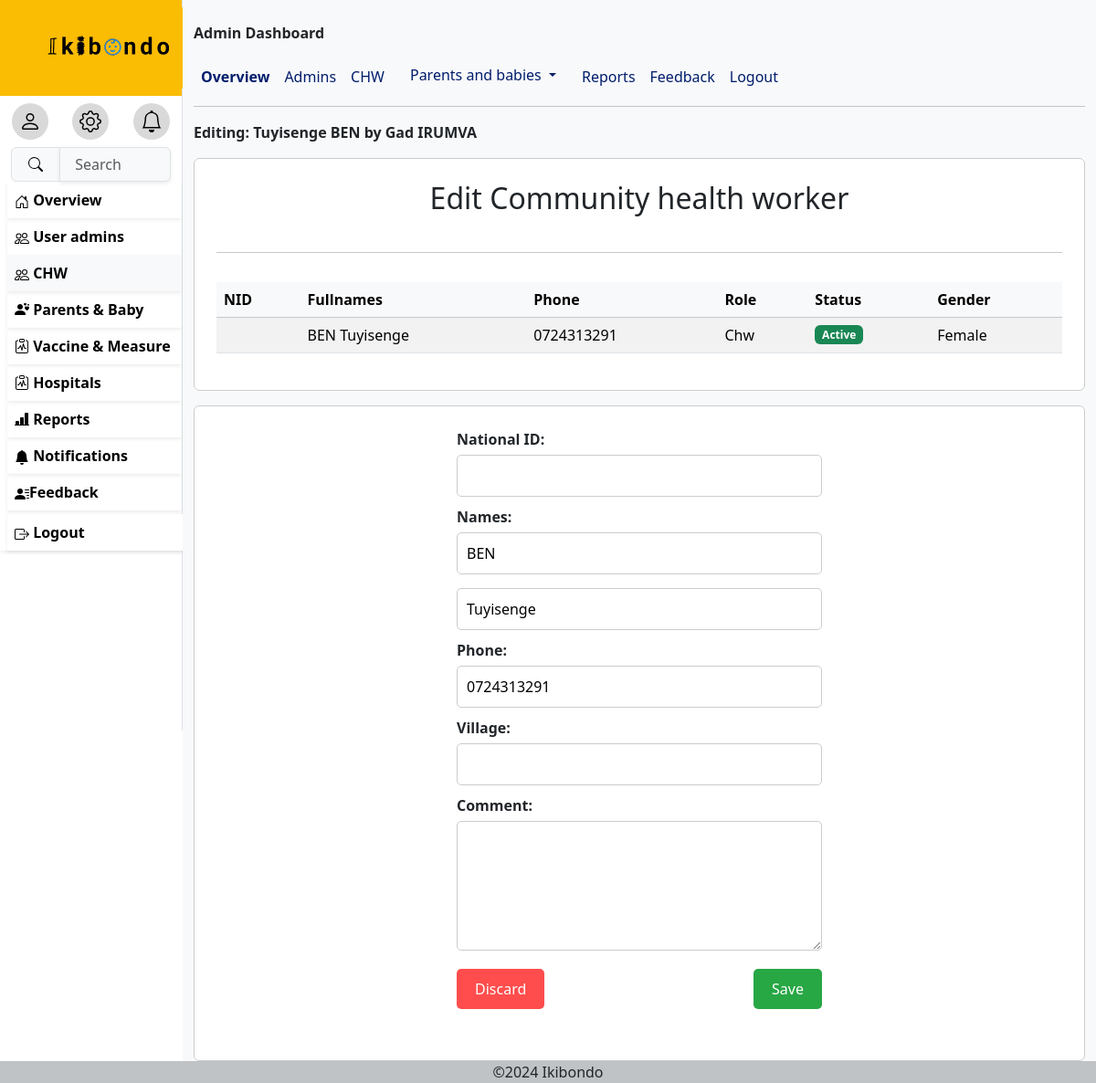
/0724313291 (signed in), run on the app's committed database.
### ikibondoapp/models.py (models this page shows, shortened)
class Myuser(AbstractUser):
    ROLE_CHOICES = [
        ('Nurse', 'Nurse'),
        ('Superadmin', 'Superadmin'),
        ('Chw', 'Chw'),
        ('Parent', 'Parent'),
    ]
    GENDER_CHOICES = [
        ('Male', 'Male'),
        ('Female', 'Female'),
    ]
    username=None
    phone_number=models.CharField(max_length=10,validators=[
            RegexValidator(
                regex=r'^\d{10}$',
                message="Phone number must be 10 digits long.",
                code='invalid_phone_number'
            )
            ],
        unique=True)
    email=models.EmailField(unique=True,blank=True)
    role=models.CharField(choices=[('Nurse','Nurse'),('Superadmin','Superadmin'),('Chw','Chw'),('Parent','Parent')],max_length=50)
    gender= models.CharField(choices=[('Male','Male'),('Female','Female')],max_length=20)
    Age= models.PositiveIntegerField(null=True,validators=[
            RegexValidator(
                regex=r'^\d{2}$',
                message="age must be 2 digits long.",
                code='invalid_age_value'
            )
            ])
    need_password_change=models.BooleanField(default=True)
    USERNAME_FIELD='phone_number'
    REQUIRED_FIELDS=['email']
    object=CustomUserManager()

### ikibondoapp/views.py (the view)
# urls.py: path('<str:phone>',userdetail,name='userdetail'),
@login_required
def userdetail(request,phone):
    user=request.user
    editx = get_object_or_404(Myuser, phone_number=phone)
    if request.method=='POST':
        return render(request,'userdetails.html',{'user':user,'editx':editx})
    return render(request,'userdetails.html',{'user':user,'editx':editx})

### TEMPLATES/userdetails.html (shortened to what this page needs)
{% extends 'base.html'%}
{% block menu%}
<a href="{% url 'useradmin' %}" class="remove">
    <div class="p-2 ms-2 shadow-sm fw-bold hovs">
      Overview</div>
   </a>
   {%if user.role == 'Superadmin'%}
   <a href="{% url 'admins'%}" class="remove">
    <div class="p-2 ms-2 shadow-sm fw-bold hovs">
      User admins
     </div>
   </a>
   {%endif%}
   {% if user.role == 'Superadmin' or user.role == 'Nurse'%}
   <a href="{% url 'chw'%}" class="remove">
    <div class="p-2 ms-2 shadow-sm fw-bold bg-light hovs">
      CHW
     </div>
   </a>
   {%endif%}
   <a href="{% url 'parents' %}" class="remove hovs">
    <div class="p-2  ms-2 shadow-sm fw-bold hovs">
      <i class="bi bi-person-hearts"></i>
       Parents & Baby</div>
   </a>
   <a href="{% url 'vaccine' %}" class="remove">
    <div class="p-2 ms-2 shadow-sm fw-bold hovs">
      <i class="bi bi-clipboard-pulse"></i>
       Vaccine & Measure</div>
   </a>
   {% if user.role == 'Superadmin' or user.role == 'Nurse'%}
   <a href="{% url 'hospitals' %}" class="remove">
    <div class="p-2 ms-2 shadow-sm fw-bold  hovs">
      <i class="bi bi-clipboard-pulse"></i>
       Hospitals</div>
   </a>
   <a href="{% url 'reports' %}" class="remove">
    <div class="p-2 ms-2 shadow-sm fw-bold  hovs">
      <i class="bi bi-bar-chart-line-fill"></i>
      Reports</div>
   </a>
   {%endif%}
   <a href="{% url 'notification'%}" class="remove">
    <div class="p-2 ms-2 shadow-sm fw-bold  hovs">
      <svg xmlns="http://www.w3.org/2000/svg" width="16" height="16" fill="currentColor" class="bi bi-bell-fill" viewBox="0 0 16 16">
        <path d="M8 16a2 2 0 0 0 2-2H6a2 2 0 0 0 2 2m.995-14.901a1 1 0 1 0-1.99 0A5 5 0 0 0 3 6c0 1.098-.5 6-2 7h14c-1.5-1-2-5.902-2-7 0-2.42-1.72-4.44-4.005-4.901"/>
      </svg>
       Notifications</div>
   </a>
   {%if user.role == 'Superadmin' or user.role == 'Nurse'%}
   <a href="{% url 'adminfeedback'%}" class="remove">
    <div class="p-2 ms-2 shadow-sm fw-bold  hovs">
      Feedback
      </div>
   </a>
   {%endif%}
      <div>
      <form method="post" action="{% url 'logout' %}" class="container-fluid p-0 shadow-sm mt-1 me-0">
        <button type="submit" class="p-2 ms-2 shadow-sm fw-bold container-fluid border-0 bg-white text-start hovs" data-bs-toggle="modal" data-bs-target="#examplemodal">
           Logout</button>
        </form>
       </div>
{%endblock%}
{%block content%}
<b> Editing: {{editx.last_name}}
{{editx.first_name}} by {{user.last_name}} {{user.first_name}}</b>
<div class="wrapper w-100 bg-white">
  <div class="box1">
    <h2 class="p2"><center>
      {%if editx.role == 'Chw' %}
      Edit Community health worker
      {%elif editx.role == 'Superadmin' %}
      Edit Admin
      {%elif editx.role == 'Parent' %}
      Edit Parent
      {%else%}
      Edit Nurse
      {%endif%}
    </center></h2>
    <hr>
    <p><b>You are going to edit</b></p>
    <div class="table-responsive ">
      <table class="table table-striped table-hover ">
          <thead class="table-light">
              <th scope="col">NID</th>
              <th scope="col">Fullnames</th>
              <th scope="col">Phone</th>
              <th scope="col">Role</th>
              <th scope="col">Status</th>
              <th scope="col">Gender</th>
            </thead>
          <tbody id="userTableBody">
            <tr>
              <td>{{ editx.nid }}</td>
              <td>{{ editx.first_name }} {{ editx.last_name }}</td>
              <td>{{ editx.phone_number }}</td>
              <td>{{ editx.role }}</td>
              <td>
                {%if editx.is_active %}
                <span class="badge bg-success">Active</span>
                {%else%}
                <span class="badge bg-danger">Inactive</span>
                {%endif%}
              </td>
              <td>{{ editx.gender }}</td>
          </tbody>
       </table>
    </div>
  </div>
  </div>
<div class="wrapper">
  <div class="box1">
    <form action="" method="post" style="max-width: 400px; margin: auto;">
      <label for="nid" style="display: block; margin-bottom: 10px;">
        <b>National ID:</b>
        <input type="number" name="nid" id="nid" value="" style="width: 100%; padding: 10px; margin-top: 5px; border-radius: 5px; border: 1px solid #ccc;">
      </label>
      <label for="first_name" style="display: block; margin-bottom: 10px;">
        <b>Names:</b>
        <input type="text" name="first_name" id="first_name" value="{{editx.first_name}}" placeholder="First Name" style="width: 100%; padding: 10px; margin-top: 5px; border-radius: 5px; border: 1px solid #ccc;">
      </label>
      <label for="last_name" style="display: block; margin-bottom: 10px;">
        <input type="text" name="last_name" id="last_name" placeholder="Last Name" value="{{editx.last_name}}" style="width: 100%; padding: 10px; margin-top: 5px; border-radius: 5px; border: 1px solid #ccc;">
      </label>
      <label for="phone" style="display: block; margin-bottom: 10px;">
        <b>Phone:</b>
        <input type="tel" name="phone" id="phone" value="{{editx.phone_number}}" style="width: 100%; padding: 10px; margin-top: 5px; border-radius: 5px; border: 1px solid #ccc;">
      </label>
      <label for="village" style="display: block; margin-bottom: 10px;">
        <b>Village:</b>
        <input type="text" name="village" id="village" style="width: 100%; padding: 10px; margin-top: 5px; border-radius: 5px; border: 1px solid #ccc;">
      </label>
      <label for="comment" style="display: block; margin-bottom: 20px;">
        <b>Comment:</b>
        <textarea name="comment" required id="comment" cols="30" rows="5" style="width: 100%; padding: 10px; margin-top: 5px; border-radius: 5px; border: 1px solid #ccc;"></textarea>
      </label>
      <div style="display: flex; justify-content: space-between;">
        <button type="button" style="background-color: #ff4d4d; color: white; padding: 10px 20px; border: none; border-radius: 5px;">Discard</button>
        <button type="submit" style="background-color: #28a745; color: white; padding: 10px 20px; border: none; border-radius: 5px;">Save</button>
      </div>
    </form>
  </div>
</div>
</div>
</div>
{%endblock%}

### TEMPLATES/base.html (style rules this page uses)
*, *::before, *::after { box-sizing: border-box; }
* { margin: 0; }
body { font-family: system-ui; max-width: 100%; margin-inline: auto; }
.remove { text-decoration: none; color: #000; font-weight: bolder; }
.wrapper { display: grid; grid-template-columns: repeat(auto-fit, minmax(350px, 1fr)); gap:1rem; margin-top: 1rem ; }
.box1 { background-color: #fff; border: 1px solid #ccc; border-radius: 6px; padding: 1.5rem; display: grid; grid-template-rows: subgrid; grid-row:span 3; }

### data on the page
Myuser: last_name "Tuyisenge", first_name "BEN", phone_number "0724313291", role "Chw", gender "Female", phone "0724313291"
Myuser: last_name "Gad", first_name "IRUMVA"
